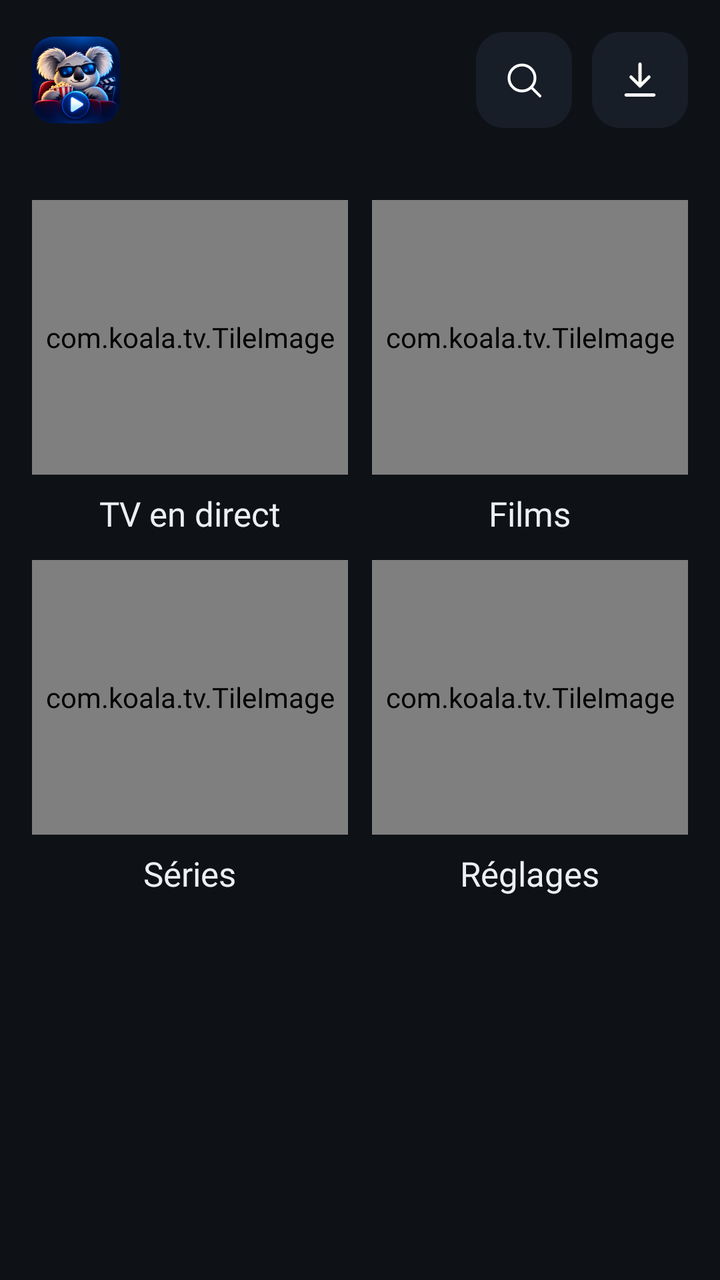
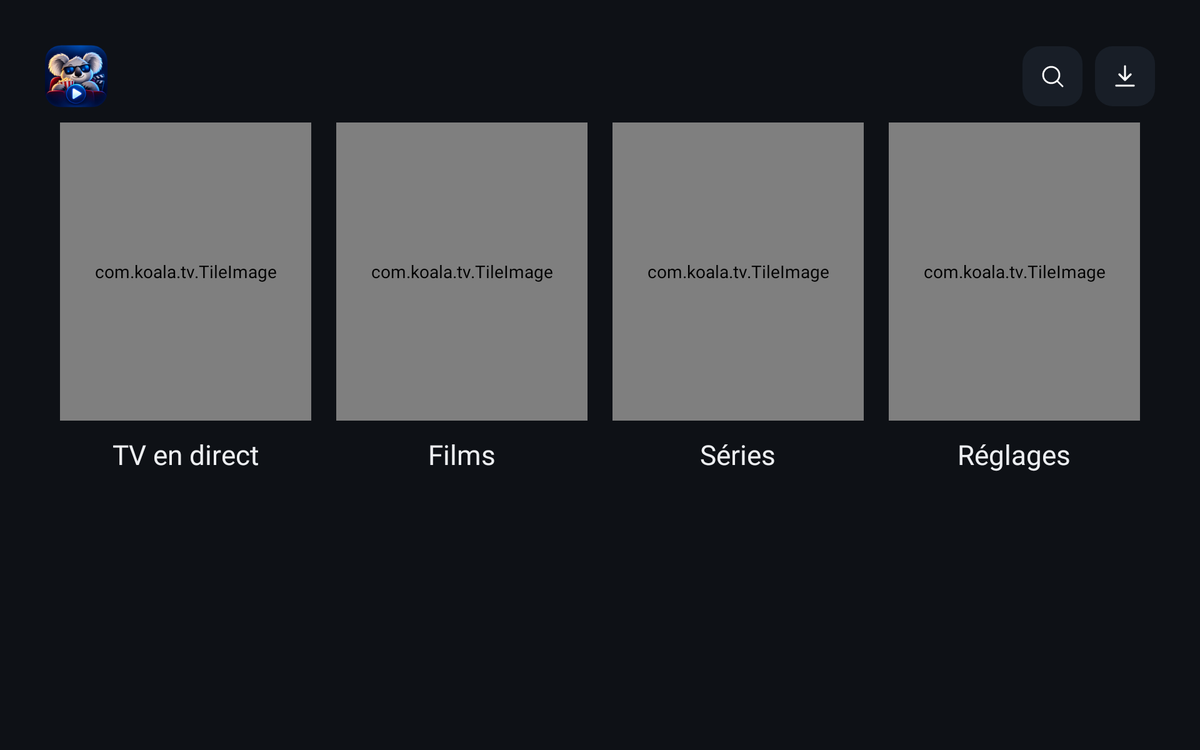

An Android layout and its configuration variant, each rendered on a device that would load it. The default file and the variant file are quoted in full after the pictures.
<!-- AndroidManifest.xml: application theme AppTheme -->
<!-- res/layout/activity_home.xml -->
<?xml version="1.0" encoding="utf-8"?>
<ScrollView xmlns:android="http://schemas.android.com/apk/res/android"
    xmlns:app="http://schemas.android.com/apk/res-auto"
    android:id="@+id/home_scroll"
    android:layout_width="match_parent"
    android:layout_height="match_parent"
    android:scrollbars="none">

<LinearLayout
    android:id="@+id/home_content"
    android:clipChildren="false"
    android:clipToPadding="false"
    android:layout_width="match_parent"
    android:layout_height="wrap_content"
    android:orientation="vertical"
    android:padding="@dimen/page_pad">

    <include layout="@layout/view_brand" />

    <include layout="@layout/view_update" />

    <include layout="@layout/view_resume" />

    <LinearLayout
        android:id="@+id/tiles_area"
        android:clipChildren="false"
        android:clipToPadding="false"
        android:paddingTop="12dp"
        android:layout_width="match_parent"
        android:layout_height="360dp"
        android:layout_marginTop="24dp"
        android:orientation="vertical">

        <LinearLayout
            android:layout_width="match_parent"
            android:layout_height="0dp"
            android:layout_weight="1"
            android:orientation="horizontal">

            <LinearLayout
                android:id="@+id/tile_live"
                style="@style/Tile"
                android:layout_width="0dp"
                android:layout_height="match_parent"
                android:layout_marginEnd="6dp"
                android:layout_marginBottom="6dp"
                android:layout_weight="1">

                <com.koala.tv.TileImage style="@style/TileIcon" android:src="@drawable/ic_tile_live" />
                <TextView style="@style/TileLabel" android:text="TV en direct" />
            </LinearLayout>

            <LinearLayout
                android:id="@+id/tile_movies"
                style="@style/Tile"
                android:layout_width="0dp"
                android:layout_height="match_parent"
                android:layout_marginStart="6dp"
                android:layout_marginBottom="6dp"
                android:layout_weight="1">

                <com.koala.tv.TileImage style="@style/TileIcon" android:src="@drawable/ic_tile_movies" />
                <TextView style="@style/TileLabel" android:text="Films" />
            </LinearLayout>
        </LinearLayout>

        <LinearLayout
            android:layout_width="match_parent"
            android:layout_height="0dp"
            android:layout_weight="1"
            android:orientation="horizontal">

            <LinearLayout
                android:id="@+id/tile_series"
                style="@style/Tile"
                android:layout_width="0dp"
                android:layout_height="match_parent"
                android:layout_marginTop="6dp"
                android:layout_marginEnd="6dp"
                android:layout_weight="1">

                <com.koala.tv.TileImage style="@style/TileIcon" android:src="@drawable/ic_tile_series" />
                <TextView style="@style/TileLabel" android:text="Séries" />
            </LinearLayout>

            <LinearLayout
                android:id="@+id/tile_settings"
                style="@style/Tile"
                android:layout_width="0dp"
                android:layout_height="match_parent"
                android:layout_marginStart="6dp"
                android:layout_marginTop="6dp"
                android:layout_weight="1">

                <com.koala.tv.TileImage style="@style/TileIcon" android:src="@drawable/ic_tile_settings" />
                <TextView style="@style/TileLabel" android:text="Réglages" />
            </LinearLayout>
        </LinearLayout>
    </LinearLayout>

    <include layout="@layout/view_recent" />
</LinearLayout>
</ScrollView>
<!-- res/layout/view_brand.xml (included above) -->
<?xml version="1.0" encoding="utf-8"?>
<LinearLayout xmlns:android="http://schemas.android.com/apk/res/android"
    android:layout_width="match_parent"
    android:layout_height="wrap_content"
    android:gravity="center_vertical"
    android:orientation="horizontal">

    <ImageView
        android:layout_width="@dimen/brand_logo"
        android:layout_height="@dimen/brand_logo"
        android:contentDescription="@null"
        android:src="@drawable/koala" />

    <TextView
        android:id="@+id/brand"
        android:layout_width="wrap_content"
        android:layout_height="wrap_content"
        android:layout_marginStart="10dp"
        android:fontFamily="@font/inter_bold"
        android:letterSpacing="-0.03"
        android:textColor="@color/text"
        android:textSize="@dimen/brand_text" />

    <TextView
        android:id="@+id/tv_account"
        android:layout_width="0dp"
        android:layout_height="wrap_content"
        android:layout_marginStart="16dp"
        android:layout_weight="1"
        android:ellipsize="end"
        android:gravity="end"
        android:maxLines="3"
        android:textColor="@color/muted"
        android:textSize="13sp" />

    <ImageView
        android:id="@+id/btn_search"
        android:layout_width="48dp"
        android:layout_height="48dp"
        android:layout_marginStart="14dp"
        android:background="@drawable/btn_bg"
        android:clickable="true"
        android:contentDescription="Rechercher"
        android:focusable="true"
        android:padding="12dp"
        android:src="@drawable/ic_search" />

    <ImageView
        android:id="@+id/btn_downloads"
        android:layout_width="48dp"
        android:layout_height="48dp"
        android:layout_marginStart="10dp"
        android:background="@drawable/btn_bg"
        android:clickable="true"
        android:contentDescription="Téléchargements"
        android:focusable="true"
        android:padding="12dp"
        android:src="@drawable/ic_download" />
</LinearLayout>
<!-- res/layout/view_update.xml (included above) -->
<?xml version="1.0" encoding="utf-8"?>
<LinearLayout xmlns:android="http://schemas.android.com/apk/res/android"
    android:id="@+id/update_bar"
    android:layout_width="match_parent"
    android:layout_height="wrap_content"
    android:layout_marginTop="16dp"
    android:background="@drawable/item_bg"
    android:clickable="true"
    android:focusable="true"
    android:gravity="center_vertical"
    android:minHeight="56dp"
    android:orientation="horizontal"
    android:paddingStart="18dp"
    android:paddingEnd="18dp"
    android:visibility="gone">

    <TextView
        android:id="@+id/update_text"
        android:layout_width="0dp"
        android:layout_height="wrap_content"
        android:layout_weight="1"
        android:paddingTop="10dp"
        android:paddingBottom="10dp"
        android:textColor="@color/text"
        android:textSize="15sp" />

    <TextView
        android:id="@+id/update_action"
        android:layout_width="wrap_content"
        android:layout_height="wrap_content"
        android:layout_marginStart="12dp"
        android:fontFamily="@font/inter_bold"
        android:textColor="@color/accent"
        android:textSize="15sp" />
</LinearLayout>
<!-- res/layout/view_resume.xml (included above) -->
<?xml version="1.0" encoding="utf-8"?>
<LinearLayout xmlns:android="http://schemas.android.com/apk/res/android"
    android:id="@+id/resume_box"
    android:clipChildren="false"
    android:clipToPadding="false"
    android:layout_width="match_parent"
    android:layout_height="wrap_content"
    android:layout_marginTop="@dimen/resume_top"
    android:orientation="vertical"
    android:visibility="gone">

    <TextView
        android:layout_width="wrap_content"
        android:layout_height="wrap_content"
        android:fontFamily="@font/inter_semibold"
        android:text="Reprendre"
        android:textColor="@color/text"
        android:textSize="@dimen/resume_label" />

    <androidx.recyclerview.widget.RecyclerView
        android:id="@+id/rv_resume"
        android:layout_width="match_parent"
        android:layout_height="wrap_content"
        android:layout_marginStart="-6dp"
        android:layout_marginTop="6dp"
        android:layout_marginEnd="-6dp"
        android:clipChildren="false"
        android:clipToPadding="false"
        android:paddingStart="6dp"
        android:paddingEnd="6dp"
        android:scrollbars="none" />
</LinearLayout>
<!-- res/layout/view_recent.xml (included above) -->
<?xml version="1.0" encoding="utf-8"?>
<LinearLayout xmlns:android="http://schemas.android.com/apk/res/android"
    android:id="@+id/recent_box"
    android:layout_width="match_parent"
    android:layout_height="wrap_content"
    android:layout_marginTop="22dp"
    android:orientation="vertical"
    android:visibility="gone">

    <TextView
        android:layout_width="wrap_content"
        android:layout_height="wrap_content"
        android:fontFamily="@font/inter_semibold"
        android:text="Ajoutés récemment"
        android:textColor="@color/text"
        android:textSize="17sp" />

    <androidx.recyclerview.widget.RecyclerView
        android:id="@+id/rv_recent"
        android:layout_width="match_parent"
        android:layout_height="wrap_content"
        android:layout_marginStart="-6dp"
        android:layout_marginTop="6dp"
        android:layout_marginEnd="-6dp"
        android:clipToPadding="false"
        android:scrollbars="none" />
</LinearLayout>
<!-- resources referenced by this layout -->
<resources>
  <color name="accent">#4C9AFF</color>
  <color name="muted">#8B95A3</color>
  <color name="text">#EDEFF2</color>
  <dimen name="brand_logo">44dp</dimen>
  <dimen name="brand_text">26sp</dimen>
  <dimen name="page_pad">16dp</dimen>
  <dimen name="resume_label">17sp</dimen>
  <dimen name="resume_top">20dp</dimen>
  <!-- drawable ic_download (drawable) -->
  <?xml version="1.0" encoding="utf-8"?>
  <vector xmlns:android="http://schemas.android.com/apk/res/android"
      android:width="24dp"
      android:height="24dp"
      android:viewportWidth="24"
      android:viewportHeight="24">
      <path
          android:pathData="M12,4v11M7.5,10.5L12,15l4.5,-4.5M5,19.5h14"
          android:strokeColor="#FFFFFFFF"
          android:strokeLineCap="round"
          android:strokeLineJoin="round"
          android:strokeWidth="1.6" />
  </vector>
  <!-- drawable ic_search (drawable) -->
  <?xml version="1.0" encoding="utf-8"?>
  <vector xmlns:android="http://schemas.android.com/apk/res/android"
      android:width="24dp"
      android:height="24dp"
      android:viewportWidth="24"
      android:viewportHeight="24">
      <path
          android:pathData="M4.5,11a6.5,6.5 0,1 0,13 0a6.5,6.5 0,1 0,-13 0"
          android:strokeColor="#FFFFFFFF"
          android:strokeLineCap="round"
          android:strokeLineJoin="round"
          android:strokeWidth="1.4" />
      <path
          android:pathData="M20,20l-4.2,-4.2"
          android:strokeColor="#FFFFFFFF"
          android:strokeLineCap="round"
          android:strokeLineJoin="round"
          android:strokeWidth="1.4" />
  </vector>
  <style name="Tile">
          <item name="android:background">@null</item>
          <item name="android:clickable">true</item>
          <item name="android:focusable">true</item>
          <item name="android:gravity">center</item>
          <item name="android:orientation">vertical</item>
      </style>
  <style name="TileIcon">
          <item name="android:layout_width">match_parent</item>
          <item name="android:layout_height">0dp</item>
          <item name="android:layout_weight">1</item>
          <item name="android:duplicateParentState">true</item>
          <item name="android:contentDescription">@null</item>
      </style>
  <style name="TileLabel">
          <item name="android:layout_width">wrap_content</item>
          <item name="android:layout_height">wrap_content</item>
          <item name="android:layout_marginTop">@dimen/tile_gap</item>
          <item name="android:textColor">@color/text</item>
          <item name="android:textSize">@dimen/tile_text</item>
          <item name="android:fontFamily">@font/inter_semibold</item>
      </style>
  <color name="surface_hi">#1E2631</color>
  <color name="row">#141920</color>
  <dimen name="tile_gap">8dp</dimen>
  <dimen name="tile_text">17sp</dimen>
  <color name="bg">#0E1116</color>
  <color name="faint">#6B7482</color>
  <style name="DialogTheme" parent="Theme.AppCompat.Dialog.Alert">
          <item name="android:windowBackground">@drawable/dialog_bg</item>
          <item name="colorAccent">@color/accent</item>
          <item name="android:textColorPrimary">@color/text</item>
          <item name="android:textColorSecondary">@color/muted</item>
          <item name="android:fontFamily">@font/inter</item>
          <item name="fontFamily">@font/inter</item>
      </style>
  <!-- some entries are left out for length -->
</resources>
<!-- res/layout-w720dp-h480dp/activity_home.xml (the repository's variant of the layout above) -->
<!-- drawn on a 7-inch tablet turned sideways -->
<?xml version="1.0" encoding="utf-8"?>
<ScrollView xmlns:android="http://schemas.android.com/apk/res/android"
    xmlns:app="http://schemas.android.com/apk/res-auto"
    android:id="@+id/home_scroll"
    android:layout_width="match_parent"
    android:layout_height="match_parent"
    android:scrollbars="none">

<LinearLayout
    android:id="@+id/home_content"
    android:clipChildren="false"
    android:clipToPadding="false"
    android:layout_width="match_parent"
    android:layout_height="wrap_content"
    android:orientation="vertical"
    android:padding="@dimen/page_pad">

    <include layout="@layout/view_brand" />

    <include layout="@layout/view_update" />

    <include layout="@layout/view_resume" />

    <FrameLayout
        android:id="@+id/tiles_area"
        android:clipChildren="false"
        android:clipToPadding="false"
        android:paddingTop="12dp"
        android:layout_width="match_parent"
        android:layout_height="320dp">

        <LinearLayout
            android:id="@+id/tiles_row"
            android:layout_width="match_parent"
            android:layout_height="@dimen/tile_row"
            android:layout_gravity="top"
            android:clipChildren="false"
            android:clipToPadding="false"
            android:orientation="horizontal"
            android:paddingStart="12dp"
            android:paddingEnd="12dp">

            <LinearLayout
                android:id="@+id/tile_live"
                style="@style/Tile"
                android:layout_width="0dp"
                android:layout_height="match_parent"
                android:layout_marginEnd="20dp"
                android:layout_weight="1">

                <com.koala.tv.TileImage style="@style/TileIcon" android:src="@drawable/ic_tile_live" />
                <TextView style="@style/TileLabel" android:text="TV en direct" />
            </LinearLayout>

            <LinearLayout
                android:id="@+id/tile_movies"
                style="@style/Tile"
                android:layout_width="0dp"
                android:layout_height="match_parent"
                android:layout_marginEnd="20dp"
                android:layout_weight="1">

                <com.koala.tv.TileImage style="@style/TileIcon" android:src="@drawable/ic_tile_movies" />
                <TextView style="@style/TileLabel" android:text="Films" />
            </LinearLayout>

            <LinearLayout
                android:id="@+id/tile_series"
                style="@style/Tile"
                android:layout_width="0dp"
                android:layout_height="match_parent"
                android:layout_marginEnd="20dp"
                android:layout_weight="1">

                <com.koala.tv.TileImage style="@style/TileIcon" android:src="@drawable/ic_tile_series" />
                <TextView style="@style/TileLabel" android:text="Séries" />
            </LinearLayout>

            <LinearLayout
                android:id="@+id/tile_settings"
                style="@style/Tile"
                android:layout_width="0dp"
                android:layout_height="match_parent"
                android:layout_weight="1">

                <com.koala.tv.TileImage style="@style/TileIcon" android:src="@drawable/ic_tile_settings" />
                <TextView style="@style/TileLabel" android:text="Réglages" />
            </LinearLayout>
        </LinearLayout>
    </FrameLayout>

    <include layout="@layout/view_recent" />
</LinearLayout>
</ScrollView>
<!-- resources referenced by the variant -->
<!-- as a 7-inch tablet turned sideways resolves them -->
<resources>
  <color name="accent">#4C9AFF</color>
  <color name="muted">#8B95A3</color>
  <color name="text">#EDEFF2</color>
  <!-- from res/values-w720dp-h500dp/ -->
  <dimen name="brand_logo">50dp</dimen>
  <!-- from res/values-w720dp-h500dp/ -->
  <dimen name="brand_text">30sp</dimen>
  <!-- from res/values-w720dp-h500dp/ -->
  <dimen name="page_pad">36dp</dimen>
  <!-- from res/values-w720dp-h500dp/ -->
  <dimen name="resume_label">17sp</dimen>
  <!-- from res/values-w720dp-h500dp/ -->
  <dimen name="resume_top">20dp</dimen>
  <!-- from res/values-w720dp-h500dp/ -->
  <dimen name="tile_row">280dp</dimen>
  <!-- drawable ic_download (drawable) -->
  <?xml version="1.0" encoding="utf-8"?>
  <vector xmlns:android="http://schemas.android.com/apk/res/android"
      android:width="24dp"
      android:height="24dp"
      android:viewportWidth="24"
      android:viewportHeight="24">
      <path
          android:pathData="M12,4v11M7.5,10.5L12,15l4.5,-4.5M5,19.5h14"
          android:strokeColor="#FFFFFFFF"
          android:strokeLineCap="round"
          android:strokeLineJoin="round"
          android:strokeWidth="1.6" />
  </vector>
  <!-- drawable ic_search (drawable) -->
  <?xml version="1.0" encoding="utf-8"?>
  <vector xmlns:android="http://schemas.android.com/apk/res/android"
      android:width="24dp"
      android:height="24dp"
      android:viewportWidth="24"
      android:viewportHeight="24">
      <path
          android:pathData="M4.5,11a6.5,6.5 0,1 0,13 0a6.5,6.5 0,1 0,-13 0"
          android:strokeColor="#FFFFFFFF"
          android:strokeLineCap="round"
          android:strokeLineJoin="round"
          android:strokeWidth="1.4" />
      <path
          android:pathData="M20,20l-4.2,-4.2"
          android:strokeColor="#FFFFFFFF"
          android:strokeLineCap="round"
          android:strokeLineJoin="round"
          android:strokeWidth="1.4" />
  </vector>
  <style name="Tile">
          <item name="android:background">@null</item>
          <item name="android:clickable">true</item>
          <item name="android:focusable">true</item>
          <item name="android:gravity">center</item>
          <item name="android:orientation">vertical</item>
      </style>
  <style name="TileIcon">
          <item name="android:layout_width">match_parent</item>
          <item name="android:layout_height">0dp</item>
          <item name="android:layout_weight">1</item>
          <item name="android:duplicateParentState">true</item>
          <item name="android:contentDescription">@null</item>
      </style>
  <style name="TileLabel">
          <item name="android:layout_width">wrap_content</item>
          <item name="android:layout_height">wrap_content</item>
          <item name="android:layout_marginTop">@dimen/tile_gap</item>
          <item name="android:textColor">@color/text</item>
          <item name="android:textSize">@dimen/tile_text</item>
          <item name="android:fontFamily">@font/inter_semibold</item>
      </style>
  <color name="surface_hi">#1E2631</color>
  <color name="row">#141920</color>
  <!-- from res/values-w720dp-h500dp/ -->
  <dimen name="tile_gap">12dp</dimen>
  <!-- from res/values-w720dp-h500dp/ -->
  <dimen name="tile_text">22sp</dimen>
  <color name="bg">#0E1116</color>
  <color name="faint">#6B7482</color>
  <style name="DialogTheme" parent="Theme.AppCompat.Dialog.Alert">
          <item name="android:windowBackground">@drawable/dialog_bg</item>
          <item name="colorAccent">@color/accent</item>
          <item name="android:textColorPrimary">@color/text</item>
          <item name="android:textColorSecondary">@color/muted</item>
          <item name="android:fontFamily">@font/inter</item>
          <item name="fontFamily">@font/inter</item>
      </style>
  <!-- some entries are left out for length -->
</resources>
